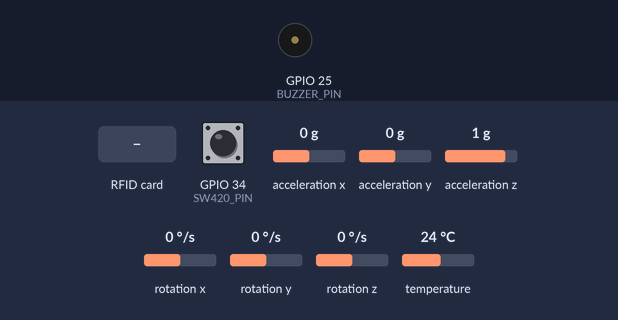
Bench run of a sketch on a simulated ESP32. On the bench: buzzer (waves = sounding). Inputs (shaded band) come from the test bench; at power-on: acceleration x 0 g, GPIO 34 (SW420_PIN) LOW, acceleration y 0 g, acceleration z 1 g, rotation x 0 °/s, rotation y 0 °/s, rotation z 0 °/s, temperature 24 °C. What the sketch prints to the serial monitor is not drawn.

Above: at 5.6 s.
5.7 s: RFID card 55 FF 0A 06 held to the reader
At 9.41 s:
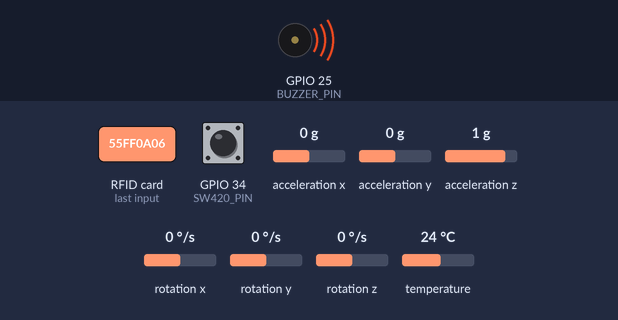
11.2 s: acceleration x set to -0.3 g
12.9 s: acceleration x set to -0.6 g
At 14.0 s:
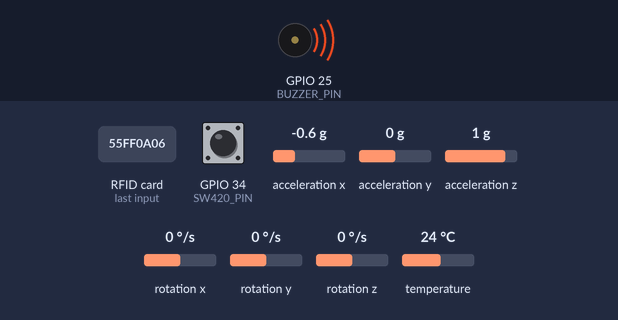
14.9 s: RFID card 50 3A D3 61 held to the reader
At 15.2 s:
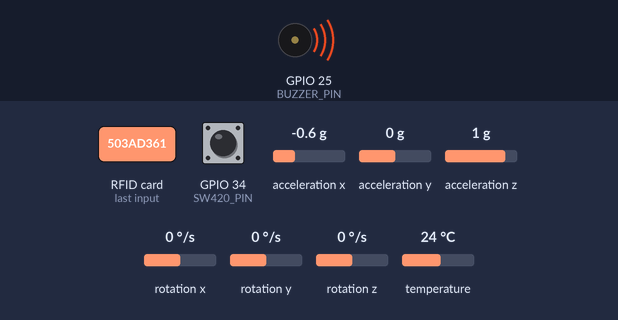
16.4 s: RFID card EB C9 2D 06 held to the reader
At 19.6 s:
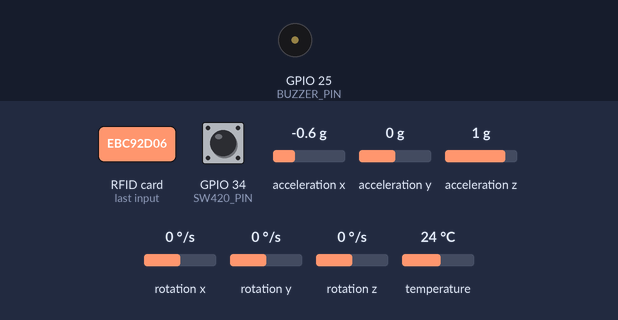
Timing chart, 0 to 20.4 s (numbered marks = the images above; inputs shaded):
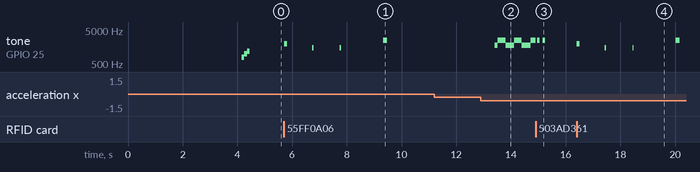

Measured:
- after the input at 5.7 s, tone on GPIO 25 (BUZZER_PIN): plays 2000 Hz for 0.10 s, 1500 Hz for 0.05 s, 1500 Hz for 0.05 s, 2500 Hz for 0.15 s, starting at once
- after the input at 11.2 s, every drawn part: stays the same
- after the input at 12.9 s, tone on GPIO 25 (BUZZER_PIN): silent → 1800 Hz after 0.51 s, then repeats every 0.60 s: 2500 Hz 0.28 s, 1800 Hz 0.32 s
- after the input at 14.9 s, tone on GPIO 25 (BUZZER_PIN): alternates 2500 Hz for 0.10 s and silent for 0.08 s, 5 changes in all, then stays silent, starting at once
- after the input at 16.4 s, tone on GPIO 25 (BUZZER_PIN): plays 2000 Hz for 0.10 s, 1500 Hz for 0.05 s, 1500 Hz for 0.05 s, 2500 Hz for 0.15 s, starting at once

The sketch:

ESP32__1.ino
```cpp
#include <esp_now.h>
#include <WiFi.h>
#include <SPI.h>
#include <MFRC522.h>
#include <Adafruit_MPU6050.h>
#include <Adafruit_Sensor.h>
#include <Wire.h>

/* ===================== CONFIG ===================== */
#define BUZZER_PIN 25
#define SS_PIN     5
#define RST_PIN    27
#define SW420_PIN  34

#define ARMING_DELAY_MS     3000
#define RFID_COOLDOWN_MS    1000
#define ACTIVE_HOLD_MS      120
#define SLEEP_INTERVAL_US   400000

// MPU6050 (for tilt/lifting detection)
#define TILT_WARNING_DELTA  0.5   // Very sensitive catches small tilts
#define TILT_ALERT_DELTA    1.0   // Even lower instant alarm on any significant tilt

// SW-420 (for vibration/glass break/engine start)
#define VIBRATION_TRIGGER_COUNT  3    // Number of vibrations before alert
#define VIBRATION_WINDOW_MS      2000 // Time for counting vibrations
#define VIBRATION_DEBOUNCE_MS    50   // Debounce

#define WARNING_LIMIT       3
#define ALERT_LIMIT         1  // Instant alarm on tilt

#define ALERT_SEND_COOLDOWN 1000

/* ===================== STATE ===================== */
enum SystemState { DISARMED, ARMING, ARMED, ALERT };
SystemState state = DISARMED;

unsigned long armingStart = 0;
unsigned long lastRFID = 0;
unsigned long lastAlertSend = 0;
unsigned long lastArmingBeep = 0;

// Alert type tracker (0=none, 1=vibration, 2=tilt)
int alertType = 0;

// MPU6050 counters
int tiltWarningHits = 0;
int tiltAlertHits = 0;

// SW-420 vibration detection
unsigned long vibrationTimes[10];
int vibrationCount = 0;
unsigned long lastVibration = 0;
bool lastVibrationState = LOW;

/* ===================== OBJECTS ===================== */
MFRC522 rfid(SS_PIN, RST_PIN);
Adafruit_MPU6050 mpu;

float baselineMag = 9.81;

// ESP32 #2 MAC Address
uint8_t peerAddress[] = {0x14, 0x2B, 0x2F, 0xEB, 0xD7, 0x90};

typedef struct {
  uint8_t level;       // 0=disarm, 1=warning, 2=alert
  float lat;
  float lng;
} AlertMsg;

AlertMsg msg;

/* ===================== AUTHORIZED RFID ===================== */
byte authorizedUIDs[][4] = {
  {0x55, 0xFF, 0x0A, 0x06},
  {0x50, 0x3A, 0xD3, 0x61},
  {0xEB, 0xC9, 0x2D, 0x06}
};

bool isAuthorized() {
  for (int i = 0; i < 3; i++) {
    bool match = true;
    for (int j = 0; j < 4; j++) {
      if (rfid.uid.uidByte[j] != authorizedUIDs[i][j]) {
        match = false;
        break;
      }
    }
    if (match) return true;
  }
  return false;
}

/* ===================== ESP-NOW ===================== */
void onSend(const esp_now_send_info_t* info, esp_now_send_status_t status) {
  if (status == ESP_NOW_SEND_SUCCESS) {
    Serial.println("✅ Alert delivered to ESP32 #2");
  } else {
    Serial.print("❌ Alert send failed to MAC: ");
    for (int i = 0; i < 6; i++) {
      Serial.printf("%02X", info->des_addr[i]);
      if (i < 5) Serial.print(":");
    }
    Serial.println();
    Serial.println("   Check: Is ESP32 #2 powered on");
    Serial.println("   Check: Are both on same WiFi channel");
  }
}

void sendAlert(uint8_t level) {
  // Critical commands (disarm/arm) bypass cooldown
  if (level != 0 && level != 3) {
    if (millis() - lastAlertSend < ALERT_SEND_COOLDOWN) {
      Serial.println("⏸️  Alert throttled (cooldown)");
      return;
    }
  }
  lastAlertSend = millis();

  msg.level = level;
  msg.lat = 0.0;
  msg.lng = 0.0;

  esp_err_t result = esp_now_send(peerAddress, (uint8_t*)&msg, sizeof(msg));

  if (result == ESP_OK) {
    Serial.print("📤 Alert level ");
    Serial.println(level);
  } else {
    Serial.print("❌ ESP-NOW failed: ");
    switch(result) {
      case ESP_ERR_ESPNOW_NOT_INIT:
        Serial.println("Not initialized");
        break;
      case ESP_ERR_ESPNOW_ARG:
        Serial.println("Invalid argument");
        break;
      case ESP_ERR_ESPNOW_INTERNAL:
        Serial.println("Internal error");
        break;
      case ESP_ERR_ESPNOW_NO_MEM:
        Serial.println("Out of memory");
        break;
      case ESP_ERR_ESPNOW_NOT_FOUND:
        Serial.println("Peer not found - Check ESP32 #2 MAC");
        break;
      case ESP_ERR_ESPNOW_IF:
        Serial.println("WiFi interface error");
        break;
      default:
        Serial.print("Code ");
        Serial.println(result);
    }
  }

  delay(50);
}

/* ===================== SETUP ===================== */
void setup() {
  Serial.begin(115200);
  delay(1000);

  Serial.println("\n=== CATS ESP32 #1 - SENSOR UNIT ===");

  pinMode(BUZZER_PIN, OUTPUT);
  pinMode(SW420_PIN, INPUT);
  digitalWrite(BUZZER_PIN, LOW);

  // I2C for MPU6050
  Wire.begin(22, 21);
  if (!mpu.begin()) {
    Serial.println("❌ MPU6050 NOT FOUND!");
    while (1) {
      tone(BUZZER_PIN, 500); delay(200);
      noTone(BUZZER_PIN); delay(200);
    }
  }
  mpu.setAccelerometerRange(MPU6050_RANGE_8_G);
  mpu.setFilterBandwidth(MPU6050_BAND_21_HZ);
  Serial.println("✅ MPU6050 ready");

  // RFID
  SPI.begin();
  rfid.PCD_Init();
  Serial.println("✅ RFID ready");

  // WiFi + ESP-NOW
  WiFi.mode(WIFI_STA);
  delay(100);

  Serial.print("My MAC: ");
  Serial.println(WiFi.macAddress());

  if (esp_now_init() != ESP_OK) {
    Serial.println("❌ ESP-NOW failed!");
    return;
  }
  esp_now_register_send_cb(onSend);

  // Add ESP32 #2 as peer
  esp_now_peer_info_t peer{};
  memcpy(peer.peer_addr, peerAddress, 6);
  peer.channel = 1;
  peer.encrypt = false;

  Serial.print("Adding peer: ");
  for (int i = 0; i < 6; i++) {
    Serial.printf("%02X", peerAddress[i]);
    if (i < 5) Serial.print(":");
  }
  Serial.println();

  if (esp_now_add_peer(&peer) != ESP_OK) {
    Serial.println("❌ Failed to add peer");
    Serial.println("   CRITICAL: Check ESP32 #2 MAC address!");
  } else {
    Serial.println("✅ ESP-NOW ready");
  }

  // Wait for ESP32 #2 to finish booting
  Serial.println(" Waiting for ESP32 #2");
  delay(3000);

  // Startup sound
  tone(BUZZER_PIN, 800); delay(100);
  tone(BUZZER_PIN, 1000); delay(100);
  tone(BUZZER_PIN, 1200); delay(100);
  noTone(BUZZER_PIN);

  Serial.println("DISARMED - Scan RFID to ARM\n");
}

/* ===================== LOOP ===================== */
void loop() {
  handleRFID();
  handleState();
}

/* ===================== RFID ===================== */
void handleRFID() {
  if (millis() - lastRFID < RFID_COOLDOWN_MS) return;

  if (!rfid.PICC_IsNewCardPresent()) return;
  if (!rfid.PICC_ReadCardSerial()) return;

  lastRFID = millis();

  Serial.print("🔍 Card UID: ");
  for (byte i = 0; i < rfid.uid.size; i++) {
    Serial.print(rfid.uid.uidByte[i] < 0x10 ? " 0" : " ");
    Serial.print(rfid.uid.uidByte[i], HEX);
  }
  Serial.println();

  if (isAuthorized()) {
    if (state == DISARMED) {
      arm();
    } else {
      // Disarm from any state (ARMING, ARMED, or ALERT)
      disarm();
    }
  } else {
    Serial.println("❌ UNAUTHORIZED CARD!");
    // Angry rejection sound
    tone(BUZZER_PIN, 400); delay(150);
    tone(BUZZER_PIN, 300); delay(150);
    tone(BUZZER_PIN, 200); delay(150);
    noTone(BUZZER_PIN);
  }

  rfid.PICC_HaltA();
  rfid.PCD_StopCrypto1();
}

/* ===================== STATE MACHINE ===================== */
void handleState() {
  switch (state) {

    case ARMING: {
      unsigned long elapsed = millis() - armingStart;

      // Countdown beeps
      if (elapsed - lastArmingBeep > 1000) {
        lastArmingBeep = elapsed;
        tone(BUZZER_PIN, 1500); delay(50); noTone(BUZZER_PIN);
        Serial.print("⏳ Arming... ");
        Serial.print((ARMING_DELAY_MS - elapsed) / 1000);
        Serial.println("s");
      }

      if (elapsed >= ARMING_DELAY_MS) {
        calibrateSensors();
        state = ARMED;

        // Send ARMED status to ESP32 #2
        sendAlert(3);  // Level 3 = ARMED

        // Armed confirmation sound
        tone(BUZZER_PIN, 2500); delay(150); noTone(BUZZER_PIN);
        Serial.println("✅ ARMED - Dual sensor monitoring active");
        Serial.println("   MPU6050: Monitoring tilt/lifting");
        Serial.println("   SW-420: Monitoring vibrations\n");
      }
      break;
    }

    case ARMED:
      checkVibration();
      if (state != ARMED) break;
      checkTilt();
      if (state != ARMED) break;
      sleepCycle();
      break;

    case ALERT:
      // Continuous alternating siren - only stops with RFID
      tone(BUZZER_PIN, (millis() / 300) % 2 ? 2500 : 1800);
      delay(10);
      break;

    case DISARMED:
      digitalWrite(BUZZER_PIN, LOW);
      break;
  }
}

/* ===================== SW-420 VIBRATION DETECTION ===================== */
void checkVibration() {
  int currentState = digitalRead(SW420_PIN);

  // Detect rising edge
  if (currentState == HIGH && lastVibrationState == LOW) {
    if (millis() - lastVibration > VIBRATION_DEBOUNCE_MS) {
      lastVibration = millis();

      // Add to vibration history
      for (int i = 9; i > 0; i--) {
        vibrationTimes[i] = vibrationTimes[i-1];
      }
      vibrationTimes[0] = millis();

      // Count vibrations within time window
      vibrationCount = 0;
      for (int i = 0; i < 10; i++) {
        if (millis() - vibrationTimes[i] < VIBRATION_WINDOW_MS) {
          vibrationCount++;
        }
      }

      Serial.print("💥 Vibration ");
      Serial.print(vibrationCount);
      Serial.print("/");
      Serial.println(VIBRATION_TRIGGER_COUNT);

      // Check if threshold exceeded
      if (vibrationCount >= VIBRATION_TRIGGER_COUNT) {
        Serial.println("🚨 VIBRATION ALERT");
        sendAlert(2);
        state = ALERT;
        alertType = 1;  // 1 = vibration alert
        noTone(BUZZER_PIN);
        vibrationCount = 0;
      } else if (vibrationCount >= 2) {
        Serial.println("⚠️  Warning");
        sendAlert(1);
      }
    }
  }

  lastVibrationState = currentState;
}

/* ===================== MPU6050 TILT DETECTION ===================== */
void calibrateSensors() {
  Serial.println("📊 Calibrating MPU6050 tilt baseline");

  sensors_event_t a, g, t;
  float sum = 0;

  for (int i = 0; i < 20; i++) {
    mpu.getEvent(&a, &g, &t);
    float mag = sqrt(
      a.acceleration.x * a.acceleration.x +
      a.acceleration.y * a.acceleration.y +
      a.acceleration.z * a.acceleration.z
    );
    sum += mag;
    delay(25);
  }

  baselineMag = sum / 20.0;
  tiltWarningHits = 0;
  tiltAlertHits = 0;
  vibrationCount = 0;

  Serial.print("✅ Tilt baseline set to: ");
  Serial.print(baselineMag);
  Serial.println(" m/s²");
}

void checkTilt() {
  sensors_event_t a, g, t;
  mpu.getEvent(&a, &g, &t);

  float mag = sqrt(
    a.acceleration.x * a.acceleration.x +
    a.acceleration.y * a.acceleration.y +
    a.acceleration.z * a.acceleration.z
  );

  float delta = abs(mag - baselineMag);

  // Debug: Show tilt delta every 50
  static int debugCounter = 0;
  if (debugCounter++ % 50 == 0) {
    Serial.print("📐 Tilt Δ=");
    Serial.print(delta, 2);
    Serial.println(" m/s²");
  }

  if (delta > TILT_ALERT_DELTA) {
    tiltAlertHits++;
    Serial.print("🚨 Tilt Δ=");
    Serial.print(delta);
    Serial.print(" (");
    Serial.print(tiltAlertHits);
    Serial.print("/");
    Serial.print(ALERT_LIMIT);
    Serial.println(")");
  } else if (delta > TILT_WARNING_DELTA) {
    tiltWarningHits++;
    tiltAlertHits = 0;
    Serial.print("⚠️  TILT warning: Δ=");
    Serial.print(delta);
    Serial.print(" m/s² (");
    Serial.print(tiltWarningHits);
    Serial.print("/");
    Serial.print(WARNING_LIMIT);
    Serial.println(")");
  } else {
    tiltWarningHits = 0;
    tiltAlertHits = 0;
  }

  if (tiltWarningHits >= WARNING_LIMIT) {
    Serial.println("⚠️  Tilt warning");
    sendAlert(1);
    tiltWarningHits = 0;
  }

  if (tiltAlertHits >= ALERT_LIMIT) {
    Serial.println("🚨 VEHICLE LIFTING ALERT");
    sendAlert(2);
    state = ALERT;
    alertType = 2;  // 2 = tilt alert
    noTone(BUZZER_PIN);
  }
}

/* ===================== POWER ===================== */
void sleepCycle() {
  delay(ACTIVE_HOLD_MS + 400);
}

/* ===================== CONTROL ===================== */
void arm() {
  Serial.println("\n🔒 ARMING DUAL SENSOR SYSTEM");
  armingStart = millis();
  lastArmingBeep = 0;
  state = ARMING;

  // Single confirmation beep
  tone(BUZZER_PIN, 2000);
  delay(100);
  noTone(BUZZER_PIN);
}

void disarm() {
  Serial.println("\n🔓 SYSTEM DISARMED\n");
  state = DISARMED;
  alertType = 0;
  tiltWarningHits = 0;
  tiltAlertHits = 0;
  vibrationCount = 0;

  // Clear vibration history
  for (int i = 0; i < 10; i++) {
    vibrationTimes[i] = 0;
  }

  noTone(BUZZER_PIN);

  // Send disarm signal to ESP32 #2
  sendAlert(0);

  // Double beep confirmation
  tone(BUZZER_PIN, 2500); delay(100); noTone(BUZZER_PIN); delay(100);
  tone(BUZZER_PIN, 2500); delay(100); noTone(BUZZER_PIN);
}
```
